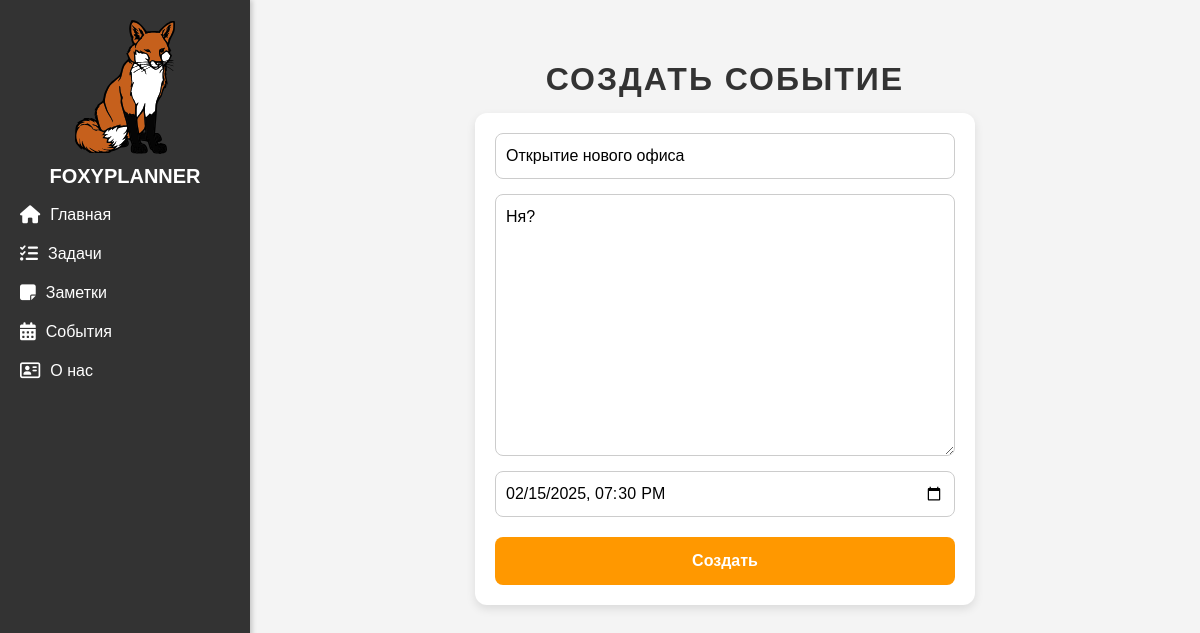
/events/2/update, run on the app's committed database.
### events/models.py (models this page shows, shortened)
class Articles(models.Model):
    title = models.CharField(max_length=200, verbose_name="Название события")
    description = models.TextField(verbose_name="Полное описание")
    published_date = models.DateTimeField(verbose_name="Дата публикации")
    class Meta:
        verbose_name = "Событие"
        verbose_name_plural = "События"

### events/views.py (the view)
# urls.py: path('<int:pk>/update', views.EventUpdateView.as_view(), name = 'event_update'),
class EventUpdateView(UpdateView):
    model = Articles
    template_name = 'events/create_event.html'
    form_class = ArticleForm

### events/forms.py
class ArticleForm(ModelForm):
    class Meta:
        model = Articles
        fields = ['title', 'description', 'published_date']
        widgets = {
            'title': TextInput(attrs={'class': 'event-input', 'placeholder': 'Введите название события'}),
            'description': Textarea(attrs={'class': 'event-textarea', 'placeholder': 'Введите описание'}),
            'published_date': DateTimeInput(
                attrs={'class': 'event-input', 'type': 'datetime-local'},
                format='%Y-%m-%dT%H:%M'  # Исправляем формат даты и времени
            ),
        }

### events/templates/events/create_event.html (shortened to what this page needs)
{% extends 'main/layout.html'%}
{% block content %}
<h1>Создать событие</h1>
<div class="event-form-container">
    <form method="post" class="event-form">
        {{form.title}}
        {{form.description}}
        {{form.published_date}}
        <button type="submit" class="event-button">Создать</button>
    </form>
</div>
{% endblock %}

### main/static/main/css/main.css (style rules this page uses)
body { font-family: Arial, sans-serif; margin: 0; padding: 0; display: flex; background-color: #f4f4f4; }
h1 { color: #333; text-align: center; }
button { padding: 10px 15px; background-color: #ff9800; color: white; border: none; border-radius: 5px; cursor: pointer; transition: 0.3s; }
button { padding: 10px 15px; background-color: #ff9800; color: white; border: none; border-radius: 5px; cursor: pointer; transition: background-color 0.3s ease, transform 0.2s ease; }
h1, h2, h3 { font-family: 'Arial', sans-serif; color: #333; text-align: center; font-weight: bold; }
h1 { font-size: 32px; margin-bottom: 15px; text-transform: uppercase; letter-spacing: 2px; }
.event-form-container { max-width: 500px; margin: 0 auto; background-color: #fff; padding: 20px; border-radius: 12px; box-shadow: 0 4px 10px rgba(0, 0, 0, 0.1); }
.event-form { display: flex; flex-direction: column; }
.event-input, .event-textarea { width: 100%; padding: 10px; font-size: 16px; border: 1px solid #ccc; border-radius: 8px; margin-bottom: 15px; transition: border-color 0.3s ease-in-out; }
.event-textarea { resize: vertical; min-height: 100px; }
.event-button { padding: 12px; background-color: #ff9800; color: white; font-size: 16px; font-weight: bold; border: none; border-radius: 8px; cursor: pointer; transition: background-color 0.3s, transform 0.2s; }

### data on the page
Articles: title "Открытие нового офиса", description "Ня?", published_date "02/15/2025 19:30"
